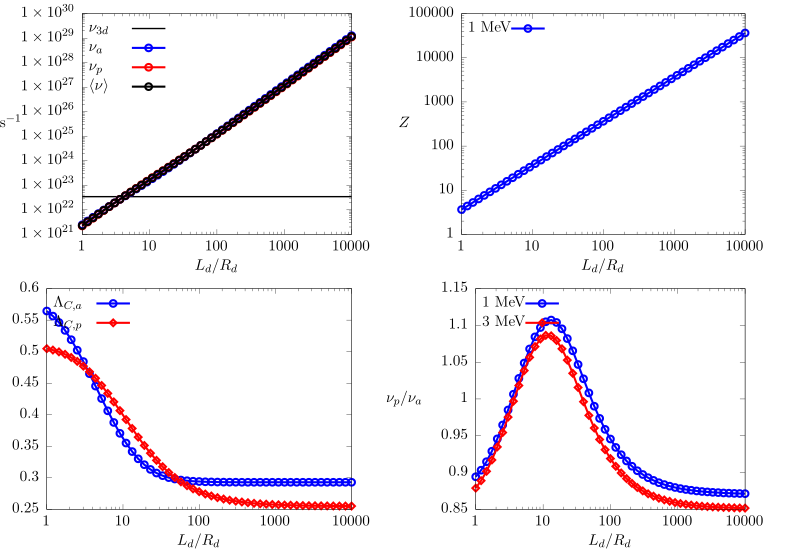

Recreate this plot in gnuplot.
set output 'pasta_size.tex'
set terminal cairolatex pdf color colortext standalone size 20 cm, 14 cm

set multiplot layout 2,2 rowsfirst

set xlabel "$L_d/R_d$"

set key top left Left spacing 1.5
set rmargin 6
# set log y
# set log x
set ylabel offset 0.0,0.0 "s^{-1}" rotate by 0
set log x
set log y
plot 	"../data/transport_Ld_T1.000000.txt"   			u 1:2 w l lw 4 lc rgb "black" title "$\\nu_{3d}$",\
			"../data/transport_Ld_T1.000000.txt"   			u 1:3 w lp pt 6  ps .8 lw 6 lc rgb "blue" title "$\\nu_a$" ,\
			"../data/transport_Ld_T1.000000.txt"   			u 1:4 w lp pt 6  ps .8 lw 6 lc rgb "red" 	title "$\\nu_p",\
			"../data/transport_Ld_T1.000000.txt"   			u 1:6 w lp pt 6  ps .8 lw 6 lc rgb "black" 	title "$\\langle \\nu \\rangle"

set ylabel offset 0.0,0.0 "$Z" rotate by 0
plot 	"../data/transport_Ld_T1.000000.txt"   			u 1:13 w lp pt 6  ps .8 lw 6 lc rgb "blue" title "1 MeV"

unset log y
unset ylabel
plot 	"../data/transport_Ld_T1.000000.txt"   			u 1:9   w lp pt 6  ps .8 lw 6 lc rgb "blue" title "$\\Lambda_{C, a}$",\
			"../data/transport_Ld_T1.000000.txt"   			u 1:10  w lp pt 12  ps .8 lw 6 lc rgb "red" title "$\\Lambda_{C, p}$" ,\

set ylabel offset 0.0,0.0 "\\nu_p/\\nu_a" rotate by 0
plot 	"../data/transport_Ld_T1.000000.txt"   			u 1:5 w lp pt 6  ps .8 lw 6 lc rgb "blue" title "1 MeV" ,\
			"../data/transport_Ld_T3.000000.txt"   			u 1:5 w lp pt 12  ps .8 lw 6 lc rgb "red" 	title "3 MeV"

# unset yrange
# set yrange[:0.15]
# set ylabel offset 0.0,0.0 "Y_p"
# plot 	"../data/cpa_iufsu_betaEq_T1.000000.txt"   			u 1:7:13 every 4 w lp pt 6  ps .8 lw 6 lc palette notitle ,\
# 			"../data/cpa_iufsu_betaEq_T3.000000.txt"   			u 1:7:13 every 4 w lp pt 12 ps .9 lw 6 lc palette notitle

# unset yrange
# #set yrange[:0.15]
# set ylabel offset 0.0,0.0 "A_e, Z_e"
# plot 	"../data/cpa_iufsu_betaEq_T1.000000.txt"   			u 1:4:13 every 4 w lp pt 6  dt 2 ps .8 lw 6 lc rgb "black" title "$Z_e$" ,\
# 			"../data/cpa_iufsu_betaEq_T3.000000.txt"   			u 1:4:13 every 4 w lp pt 12 dt 2 ps .9 lw 6 lc rgb "black" notitle	,\
# 		 	"../data/cpa_iufsu_betaEq_T1.000000.txt"   			u 1:5:13 every 4 w lp pt 6  dt 1 ps .8 lw 6 lc rgb "black" title "$A_e$" ,\
# 			"../data/cpa_iufsu_betaEq_T3.000000.txt"   			u 1:5:13 every 4 w lp pt 12 dt 1 ps .9 lw 6 lc rgb "black" notitle			

# unset yrange
# #set yrange[:1e-6]
# set ylabel offset 0.0,0.0 "R_d"
# plot 	"../data/cpa_iufsu_betaEq_T1.000000.txt"   			u 1:9:13 every 4 w lp pt 6  ps .8 lw 6 lc palette notitle ,\
# 			"../data/cpa_iufsu_betaEq_T3.000000.txt"   			u 1:9:13 every 4 w lp pt 12 ps .9 lw 6 lc palette notitle
